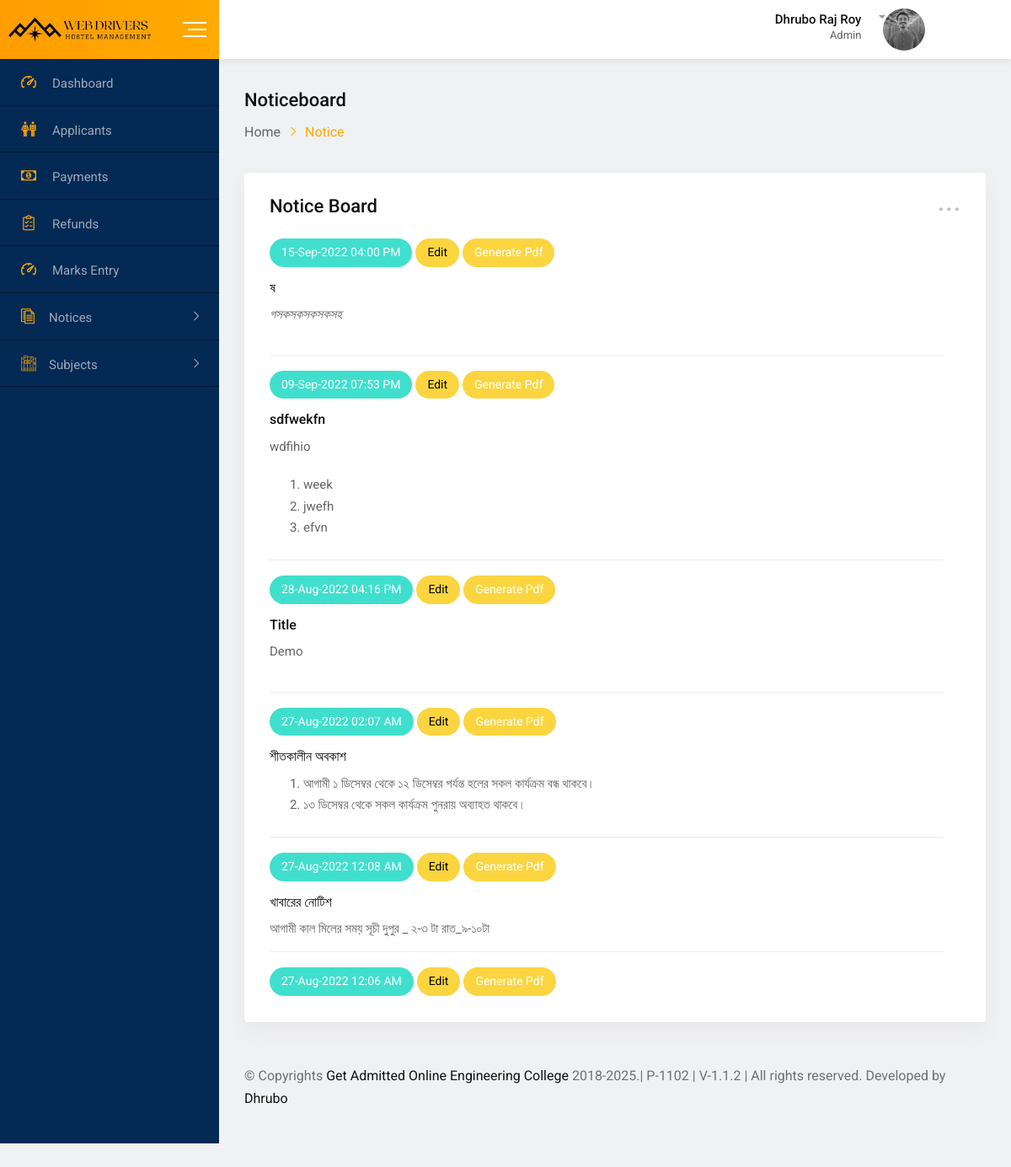
The app's page /webadmin/notices.php (signed in), older data.
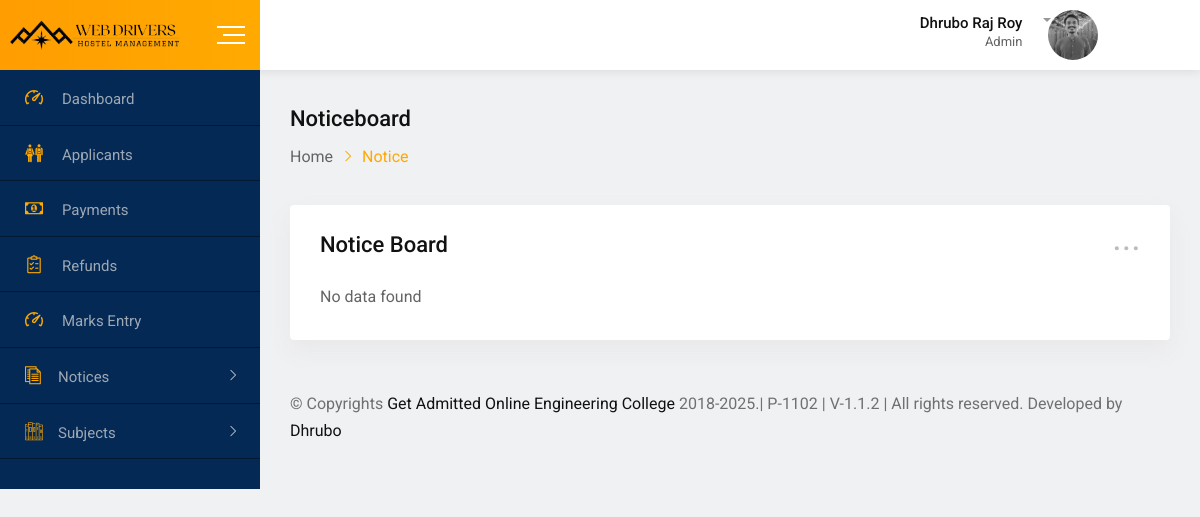
The same page, newer data.
### tables this page shows
CREATE TABLE `notice` (
  `id` varchar(20) NOT NULL,
  `title` varchar(255) NOT NULL,
  `details` text NOT NULL,
  `reference` text NOT NULL,
  `added_on` varchar(20) NOT NULL,
  `updated_on` varchar(20) NOT NULL,
  `user_id` varchar(11) NOT NULL,
  `status` int(11) NOT NULL
);

### webadmin/notices.php (the view, shortened to what this page needs)
<?php include("header.php");?>
<div class="dashboard-content-one">
    <div class="breadcrumbs-area">
        <h3>Noticeboard</h3>
        <ul>
            <li>
                <a href="index.php">Home</a>
            </li>
            <li>Notice</li>
        </ul>
    </div>
    <div class="row">
        <div class="col-8-xxxl col-12">
            <div class="card height-auto">
                <div class="card-body">
                    <div class="heading-layout1">
                        <div class="item-title">
                            <h3>Notice Board</h3>
                        </div>
                        <div class="dropdown">
                            <a class="dropdown-toggle" href="#" role="button" data-toggle="dropdown"
                                aria-expanded="false">...</a>
                        </div>
                    </div>
                    <div class="notice-board-wrap">
                        <?php
                        $sql="select * from notice where status='1' order by added_on desc";
                        $res=mysqli_query($con,$sql);
                        if(mysqli_num_rows($res)>0){
                        while($row=mysqli_fetch_assoc($res)){
                        ?>
                        <div class="notice-list">
                            <div class="post-date bg-skyblue">
                                <?php echo date('d-M-Y h:i A',$row['added_on']);
                                ?>
                            </div>
                            <div class="post-date bg-orange">
                                <a href="manage_notice?id=<?php echo $row['id']?>" style="color:black">Edit</a>
                            </div>
                            <div class="post-date bg-orange">
                                <a href="../pdfreports/notice.php?notice_id=<?php echo $row['id']?>" style="color:white">Generate Pdf</a>
                            </div>
                            <h6 class="notice-title"><a href="#"><?php echo $row['title']?></a></h6>
                            <div class="entry-meta"><?php echo $row['details']?></div>
                        </div>
                        <?php
                           } } else { ?>
                        <tr>
                            <td colspan="5">No data found</td>
                        </tr>
                        <?php } ?>
                    </div>
                </div>
            </div>
        </div>
    </div> <?php include("footer.php")?>

Row changes from the older to the newer data that the page shows:
removed notice: added_on "15-Sep-2022 04:00 PM", title "ষ", details "গসকসকসকসকসহ"
removed notice: added_on "09-Sep-2022 07:53 PM", title "sdfwekfn", details "wdfihio week jwefh efvn"
removed notice: added_on "28-Aug-2022 04:16 PM", title "Title", details "Demo"
removed notice: added_on "27-Aug-2022 02:07 AM", title "শীতকালীন অবকাশ", details "আগামী ১ ডিসেম্বর থেকে ১২ ডিসেম্বর পর্যন্ত হলের সকল কার্যক্রম বন্ধ থাকবে। ১৩ ডিসেম্বর থেকে সকল কার্যক্রম পুনরায় অব্যাহত থাকবে।"
removed notice: added_on "27-Aug-2022 12:08 AM", title "খাবারের নোটিশ", details "আগামী কাল মিলের সময় সূচী দুপুর _ ২-৩ টা রাত_৯-১০টা"
removed notice: added_on "27-Aug-2022 12:06 AM"
Text that changed along with them:
text now shown: "No data found"
